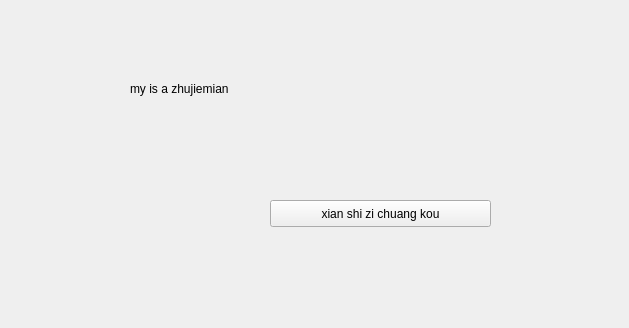
<?xml version="1.0" encoding="UTF-8"?>
<ui version="4.0">
 <class>myWidget</class>
 <widget class="QWidget" name="myWidget">
  <property name="geometry">
   <rect>
    <x>0</x>
    <y>0</y>
    <width>629</width>
    <height>328</height>
   </rect>
  </property>
  <property name="windowTitle">
   <string>myWidget</string>
  </property>
  <widget class="QLabel" name="label">
   <property name="geometry">
    <rect>
     <x>130</x>
     <y>80</y>
     <width>151</width>
     <height>17</height>
    </rect>
   </property>
   <property name="text">
    <string>my is a zhujiemian</string>
   </property>
  </widget>
  <widget class="QPushButton" name="showChildButton">
   <property name="geometry">
    <rect>
     <x>270</x>
     <y>200</y>
     <width>221</width>
     <height>27</height>
    </rect>
   </property>
   <property name="text">
    <string>xian shi zi chuang kou</string>
   </property>
  </widget>
 </widget>
 <layoutdefault spacing="6" margin="11"/>
 <resources/>
 <connections/>
</ui>
